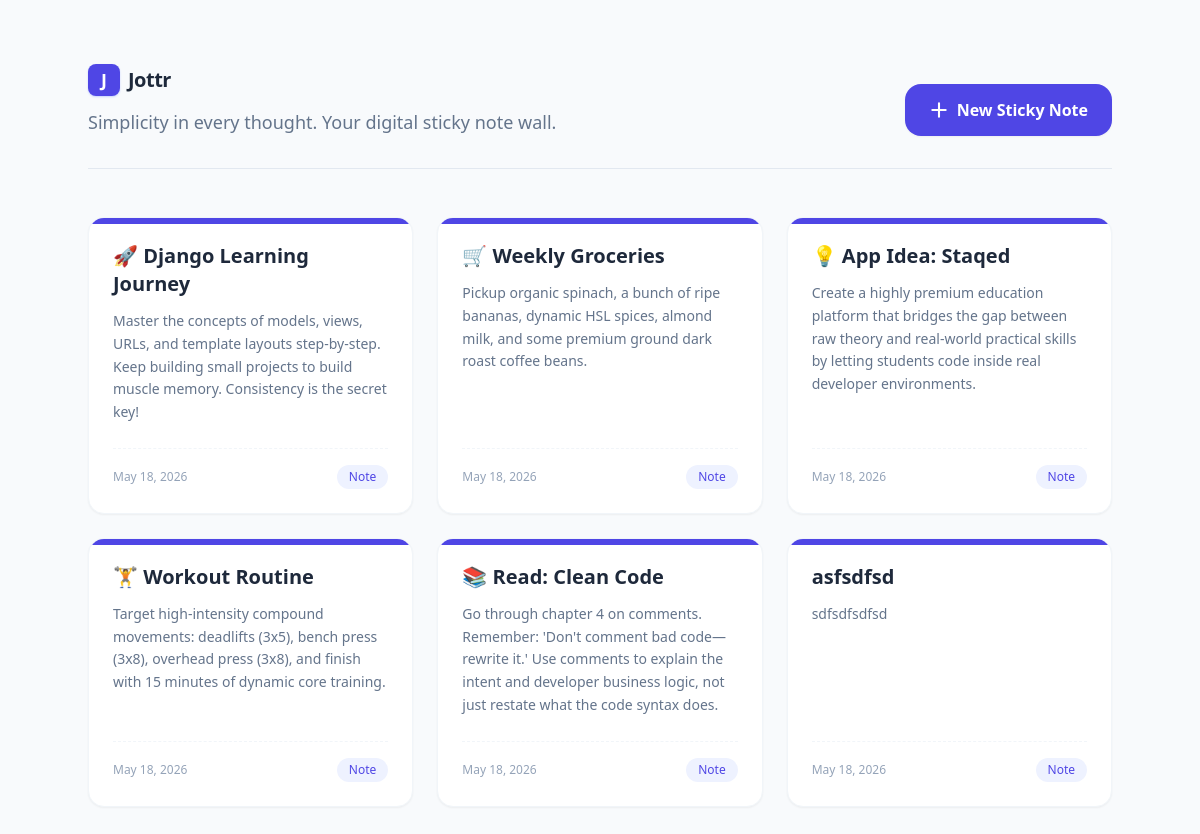
The app's page /, older data.
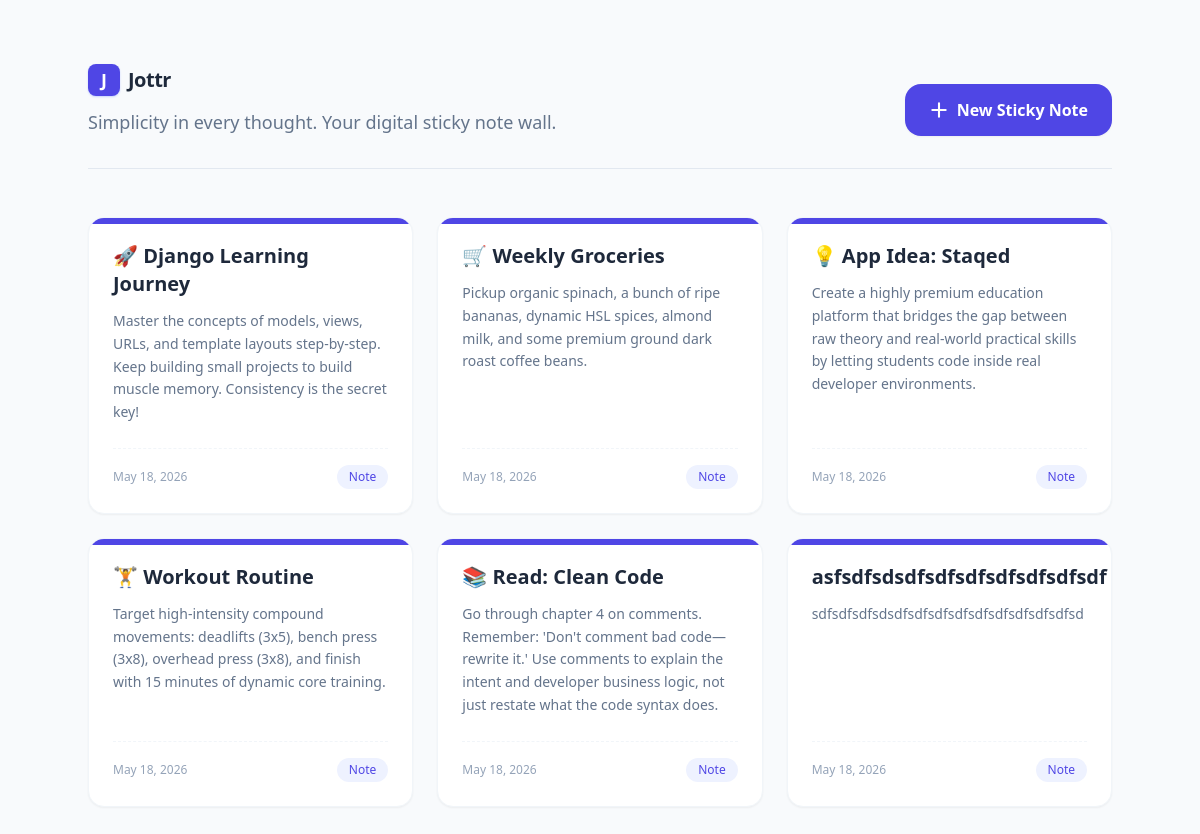
The same page, newer data.
### notes/models.py (models this page shows, shortened)
class Note(models.Model):
    title = models.CharField(
        max_length=200,
        help_text="The main heading for your sticky note card."
    )
    content = models.TextField(
        help_text="The rich details and descriptions of your thoughts."
    )
    created_at = models.DateTimeField(auto_now_add=True)

### notes/views.py (the view)
# urls.py: path('', views.note_list, name='note_list'),
def note_list(request):
    notes_data = Note.objects.all()
    context = {
        'notes': notes_data,
    }
    return render(request, 'notes/index.html', context)

### notes/templates/notes/index.html (shortened to what this page needs)
<!DOCTYPE html>
<html lang="en">
<head>
    <script src="https://cdn.tailwindcss.com"></script>
</head>
<body class="bg-slate-50 font-sans text-slate-800 min-h-screen py-16 px-6 flex justify-center">
    <div class="max-w-5xl w-full">
        <header class="flex flex-col sm:flex-row sm:items-end justify-between border-b border-slate-200 pb-8 mb-12 gap-6">
            <div>
                <div class="flex items-center gap-2 mb-3">
                    <div class="w-8 h-8 rounded-lg bg-indigo-600 flex items-center justify-center text-white font-bold text-lg shadow-sm shadow-indigo-200">J</div>
                    <span class="text-xl font-bold tracking-tight text-slate-800">Jottr</span>
                </div>
                <p class="text-slate-500 text-lg font-light">
                    Simplicity in every thought. Your digital sticky note wall.
                </p>
            </div>
            <div>
                <a href="{% url 'notes:create_note' %}"
                    class="inline-flex items-center gap-2 px-6 py-3.5 bg-indigo-600 hover:bg-indigo-700 active:scale-95 text-white font-semibold rounded-2xl shadow-sm hover:shadow-md transition-all duration-300 group">
                    <svg class="w-5 h-5 group-hover:rotate-90 transition-transform duration-300" fill="none"
                        stroke="currentColor" viewBox="0 0 24 24">
                        <path stroke-linecap="round" stroke-linejoin="round" stroke-width="2.5" d="M12 4v16m8-8H4" />
                    </svg>
                    New Sticky Note
                </a>
            </div>
        </header>
        <div class="grid grid-cols-1 md:grid-cols-2 lg:grid-cols-3 gap-6 w-full">
            {% for note in notes %}
            <div
                class="group bg-white rounded-2xl p-6 shadow-sm border border-slate-100 hover:shadow-md hover:-translate-y-1 transition-all duration-300 relative overflow-hidden flex flex-col justify-between">
                <div class="absolute top-0 left-0 w-full h-[6px] bg-indigo-600"></div>
                <div>
                    <h3
                        class="text-xl font-semibold text-slate-800 mb-3 group-hover:text-indigo-600 transition-colors duration-300">
                        <a href="{% url 'notes:note_detail' note.pk %}" class="hover:underline">
                            {{ note.title }}
                        </a>
                    </h3>
                    <p class="text-slate-500 text-sm leading-relaxed mb-6">
                        {{ note.content }}
                    </p>
                </div>
                <div
                    class="flex justify-between items-center text-xs text-slate-400 border-t border-dashed border-slate-100 pt-4 mt-auto">
                    <span>{{ note.created_at|date:"F j, Y" }}</span>
                    <span class="bg-indigo-50 text-indigo-600 px-3 py-1 rounded-full font-medium">
                        Note
                    </span>
                </div>
            </div>
            {% empty %}
            <div class="col-span-full text-center py-12">
                <p class="text-slate-400 text-lg">No notes found. Your digital sticky-note wall is clean and empty!</p>
            </div>
            {% endfor %}
        </div>
    </div>
</body>
</html>

Row changes from the older to the newer data that the page shows:
changed Note: title "asfsdfsd" → "asfsdfsdsdfsdfsdfsdfsdfsdfsdf"; content "sdfsdfsdfsd" → "sdfsdfsdfsdsdfsdfsdfsdfsdfsdfsdfsdfsdfsd"
